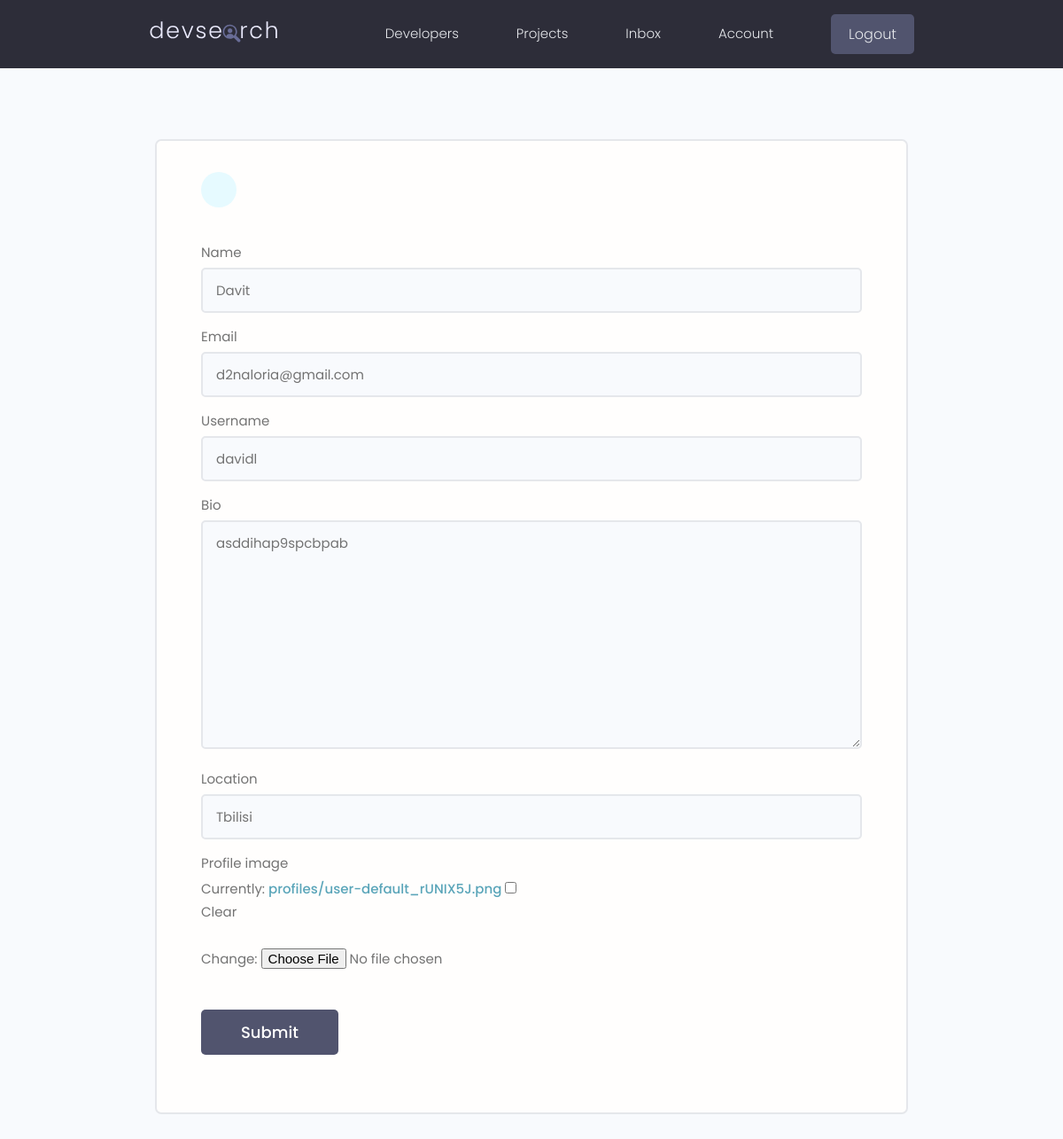
The app's page /users/edit-account/ (signed in) with its own data.
### users/models.py (models this page shows, shortened)
class Profile(models.Model):
    user = models.OneToOneField(User, on_delete=models.CASCADE, null=True, blank=True)
    name = models.CharField(max_length=100, null=True, blank=True)
    username = models.CharField(max_length=100, null=True, blank=True)
    email = models.EmailField(max_length=100, null=True, blank=True)
    bio = models.TextField(max_length=500, blank=True)
    location = models.CharField(max_length=30, blank=True)
    short_intro = models.CharField(max_length=200, null=True, blank=True)
    profile_image = models.ImageField(upload_to='profiles/', blank=True, null=True, default='profiles/default.jpg')
    social_github = models.CharField(max_length=100, null=True, blank=True)
    social_youtube = models.CharField(max_length=100, null=True, blank=True)
    social_website = models.CharField(max_length=100, null=True, blank=True)
    social_linkedin = models.CharField(max_length=100, null=True, blank=True)
    id = models.UUIDField(primary_key=True, default=uuid.uuid4, editable=False)
    class Meta:
        ordering = ['name']

### users/views.py (the view, shortened to what this page needs)
# urls.py: path('edit-account/', views.editAccount, name='edit-account'),
@login_required(login_url='login')
def editAccount(request):
    profile = request.user.profile
    form = ProfileForm(instance=profile)
    context = {'profile': profile, 'form': form}
    return render(request, 'users/profile_form.html', context)

### users/forms.py
class ProfileForm(ModelForm):
    class Meta:
        model = Profile
        fields = ['name', 'email', 'username',
                  'bio', 'location', 'profile_image']
    def __init__(self, *args, **kwargs):
        super(ProfileForm, self).__init__(*args, **kwargs)
        for field in self.fields:
            self.fields[field].widget.attrs.update({'class': 'input'})

### users/templates/users/profile_form.html (shortened to what this page needs)
{% extends 'main.html' %}
{% block content %}
<main class="formPage my-xl">
    <div class="content-box">
        <div class="formWrapper">
            <a class="backButton" href="{% url 'account' %}"></a>
            <br>
            <form class="form" method="POST" action="{% url 'edit-account' %}" enctype="multipart/form-data">
                {% for field in form %}
                <div class="form__field">
                    <label for="formInput#text">{{field.label}}</label>
                    {{field}}
                </div>
                {% endfor %}
                <input class="btn btn--sub btn--lg  my-md" type="submit" value="Submit" />
            </form>
        </div>
    </div>
</main>
{% endblock content %}

### static/styles/app.css (style rules this page uses)
:root { --color-sub: #2d2d39; }
.btn--sub { background-color: var(--color-sub-light); }
.content-box { width: 95%; max-width: 85rem; margin: 0 auto; }
.backButton { background: var(--color-main-light); color: var(--color-main); width: 4rem; height: 4rem; display: flex; align-items: center; justify-content: center; border-radius: 50%; }
.formPage .formWrapper { list-style: none; background: var(--color-white); padding: 3.5rem 5rem; border: 2px solid var(--color-light); border-radius: 0.7rem; }

### static/uikit/styles/modules/_variables.css (style rules this page uses)
:root { --color-main: #5aa5b9; --color-main-light: #e6faff; --color-sub: #3f4156; --color-sub-light: #51546e; --color-sub-lighter: #ededfd; --color-text: #737373; --color-gray: #8b8b8b; --color-light: #e5e7eb; --color-light-gray: #767676; --color-bg: #f8fafd; --color-white: #fffefd; --color-white-light: #f3f3f3; --color-success: #359e64; --color-success-bg: #def8e8; --color-error: #fc4b0b; --color-error-bg: #fff2ee; --font-base: 'Poppins', arial, helvetica, 'Segoe UI', roboto, ubuntu, sans-serif; --font-monospace: 'Fira Code', 'Courier New', courier, monospace; --font-regular: 300; --font-medium: 500; --font-bold: 700; --generic-shadow: 1px 1px 5px #00000010; --generic-transition: all 0.3s ease-in-out; }

### static/uikit/styles/modules/_base.css (style rules this page uses)
* { margin: 0; padding: 0; box-sizing: border-box; text-rendering: optimizeLegibility; color: inherit; font-size: inherit; }
html { font-size: 50%; }
@media only screen and (min-width: 480px) { html { font-size: 56.25%; } }
@media only screen and (min-width: 1200px) { html { font-size: 62.5%; } }
body { line-height: 1.6; font-weight: 400; font-size: 1.5rem; color: var(--color-text); background-color: var(--color-bg); min-height: 100vh; }

### static/uikit/styles/modules/_typography.css (style rules this page uses)
* { font-family: var(--font-base); }
a { padding-bottom: 2px; text-decoration: none; display: inline-block; color: var(--color-main); font-weight: var(--font-medium); }

### static/uikit/styles/modules/_utilities.css (style rules this page uses)
.my-md { margin: 3rem auto; }
.my-xl { margin: 8rem auto; }

### static/uikit/styles/modules/_button.css (style rules this page uses)
.btn { display: inline-block; position: relative; cursor: pointer; background-color: var(--color-light); font-weight: var(--font-medium); color: var(--color-sub); text-decoration: none; padding: 1rem 2rem; border-radius: 0.5rem; border: none; width: -webkit-fit-content; width: -moz-fit-content; width: fit-content; height: -webkit-fit-content; height: -moz-fit-content; height: fit-content; font-size: 1.6rem; outline-width: 0; outline-color: transparent; -webkit-backface-visibility: hidden; backface-visibility: hidden; transition: all 0.3s ease-in-out; }
.btn--sub { background-color: var(--color-sub); color: var(--color-white); }
.btn--lg { font-size: 1.8rem; padding: 1.2rem 4.5rem; }

### static/uikit/styles/modules/_form.css (style rules this page uses)
.form { display: block; }
.form__field { margin-top: 1.5rem; margin-bottom: 1.5rem; }
.form__label, .form__field > label { display: block; margin-bottom: 0.5rem; color: var(--color-text); }
input.input[type='text'], input.input[type='email'], input.input[type='password'], input.input[type='number'], select.input, textarea.input { min-width: 24rem; width: 100%; padding: 1.2rem 1.5rem; border-radius: 0.5rem; border: 2px solid var(--color-light); transition: all 0.3s ease-in-out; background-color: var(--color-bg); }

### records on screen
Profile: form "Davit" "d2naloria@gmail.com" "davidl" "asddihap9spcbpab" "Tbilisi"

### other values on screen
{{ field.label }} "Name" "Email" "Username" "Bio" "Location" "Profile image"
